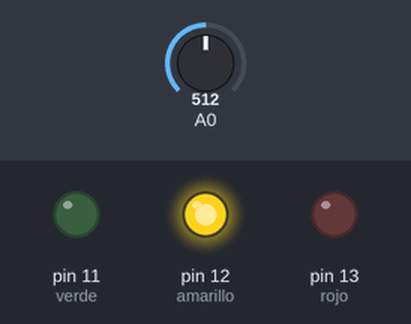
Simulated run of this sketch. Board: Arduino Uno, built with avr-gcc and run on an emulated ATmega328P. Parts: output pins drawn as LEDs (lit = HIGH). The inputs (shaded band) are chosen by the test bench; at power-on: A0 = 512.

Above: at 1.2 s.
1.3 s: A0 set to 359
2.8 s: A0 set to 323
At 3.4 s:
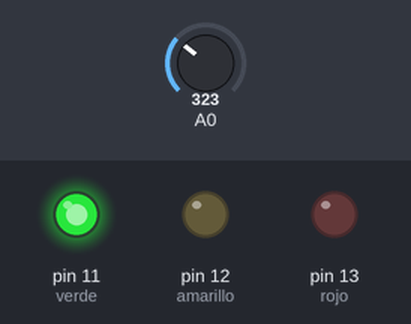
4.3 s: A0 set to 692
At 5.5 s:
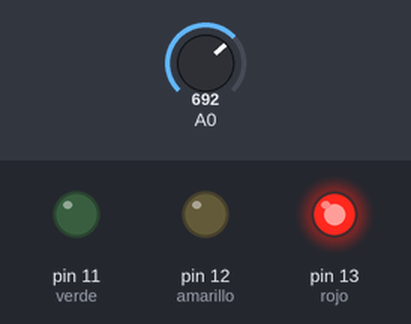
5.8 s: A0 set to 675
At 6.9 s:
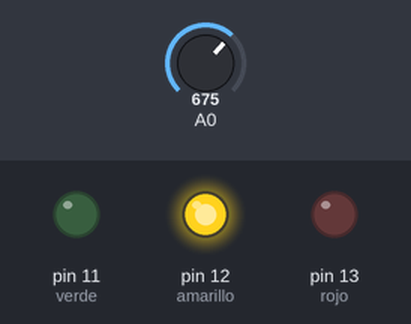
7.3 s: A0 set to 716
At 8.0 s:
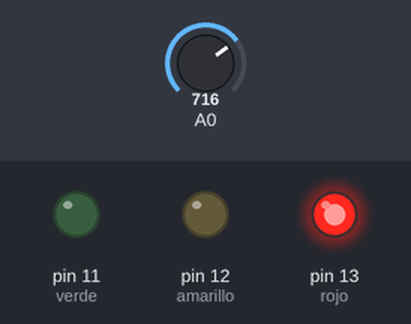
Timing chart, 0 to 9.8 s (numbered marks = the images above; inputs shaded):
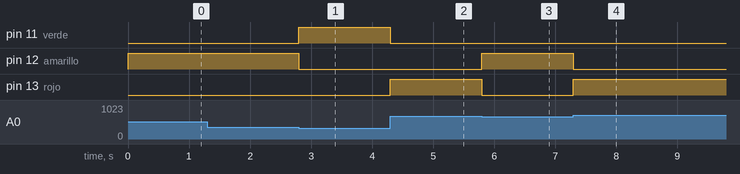

The sketch:

adc_3_leds.ino
```cpp
/*
conversor de 10 bits: (2^10)=1024, los valores van desde
0 a 1023
-Un pin ADC lee 5V e interpreta este valor como 1023
-un pin ADC lee 0V e interpreta este valor como 0
 entonces  podemos decir:
5V ---> 1023
0V ---> 0

Para facilitar las cosas vamos a utilzar el valor
que obtiene el ADC

queremos saber el valor cuando el voltaje sea 1/3 de 5V (1.66V)
y 2/3 de 5V (3.33V)
____________________________
   5V --> 1023
1.66V --> X

x = 341
____________________________

   5V --> 1023
3.33V --> X

x = 682
____________________________

EJERCICIO:

voltaje en A0 <= 1.66V           ==> led verde ON
voltaje en A0 > 1.66V y <= 3.33V ==> led amarillo ON
voltaje en A0 > 3.33V y <= 5V    ==> led rojo ON
*/
#define rojo      13
#define amarillo  12
#define verde     11

void setup()
{
 pinMode(rojo,OUTPUT);
 pinMode(amarillo,OUTPUT);
 pinMode(verde,OUTPUT);

 digitalWrite(rojo,LOW);
 digitalWrite(amarillo,LOW);
 digitalWrite(verde,LOW);
}

void loop()
{
    if(analogRead(A0)<=341)//0 a 341 (0V a 1.66V)
    {
      digitalWrite(verde,HIGH);
      digitalWrite(amarillo,LOW);
      digitalWrite(rojo,LOW);
    }

  if(analogRead(A0)>341 && analogRead(A0)<=682)//342 a 682 (1.66V a 3.33V)
    {
      digitalWrite(verde,LOW);
      digitalWrite(amarillo,HIGH);
      digitalWrite(rojo,LOW);
    }

   if(analogRead(A0)>682)//683 a 1023 (3.33V a 5V)
    {
      digitalWrite(verde,LOW);
      digitalWrite(amarillo,LOW);
      digitalWrite(rojo,HIGH);
    }
}
```

Measured:
- the behaviour switches between 342 and 341 on A0 (found by bisection; images 0 and 1)
- the behaviour switches between 683 and 682 on A0 (found by bisection; images 2 and 3)
- after the input at 1.3 s, every drawn part: stays the same
- after the input at 2.8 s, pin 11 (verde): LOW → HIGH at once; pin 12 (amarillo): HIGH → LOW at once
- after the input at 4.3 s, pin 11 (verde): HIGH → LOW at once; pin 13 (rojo): LOW → HIGH at once
- after the input at 5.8 s, pin 12 (amarillo): LOW → HIGH at once; pin 13 (rojo): HIGH → LOW at once
- after the input at 7.3 s, pin 12 (amarillo): HIGH → LOW at once; pin 13 (rojo): LOW → HIGH at once
